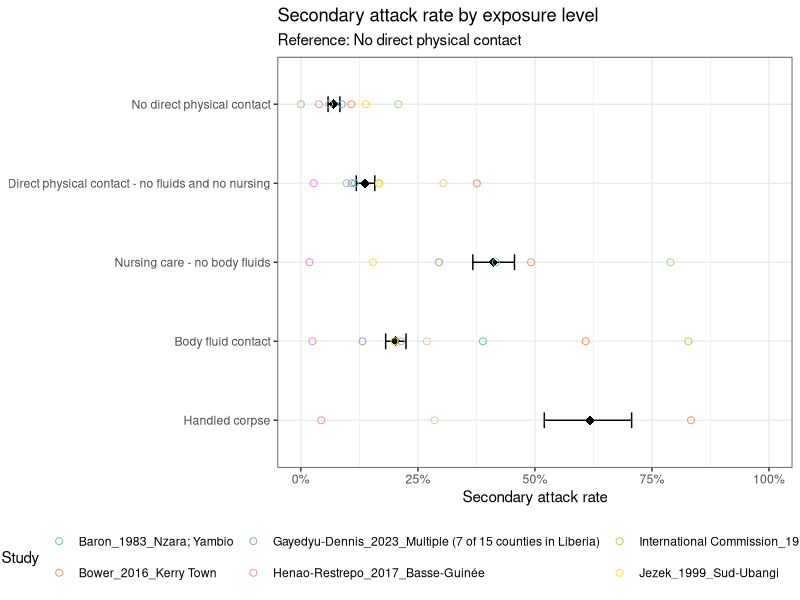
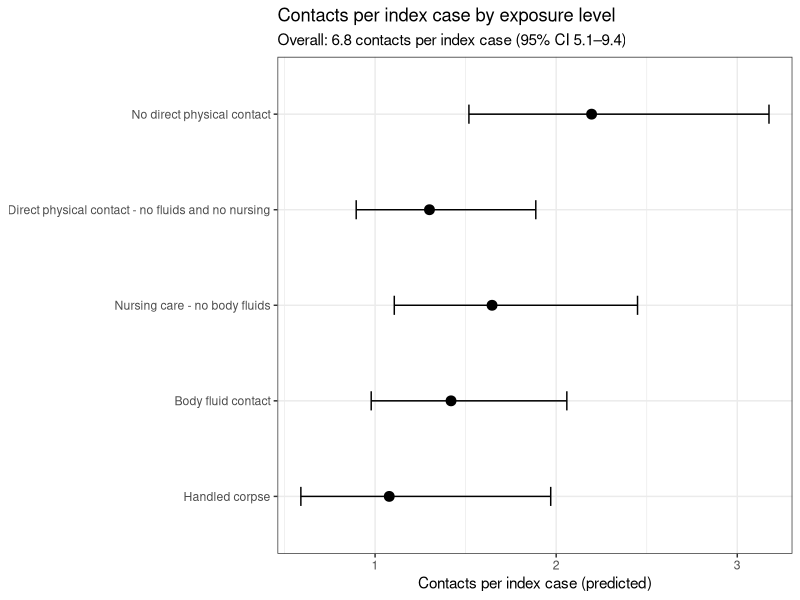
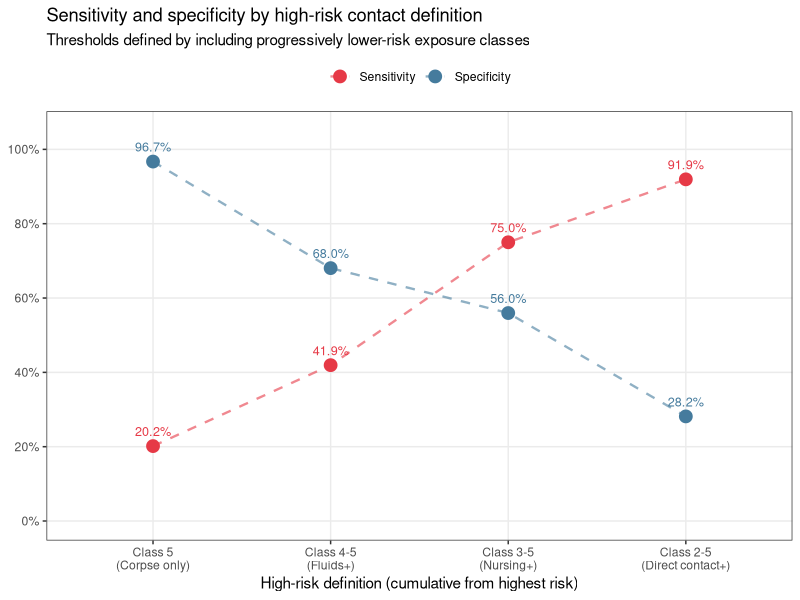
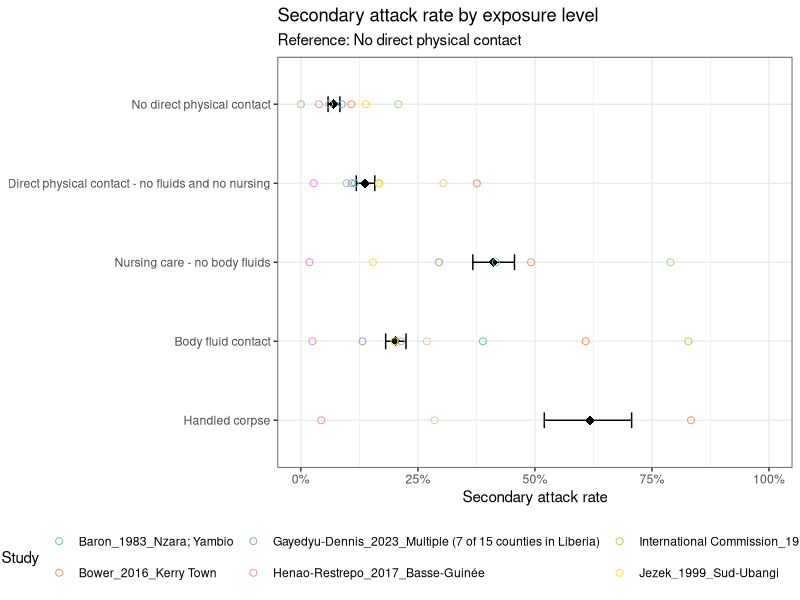
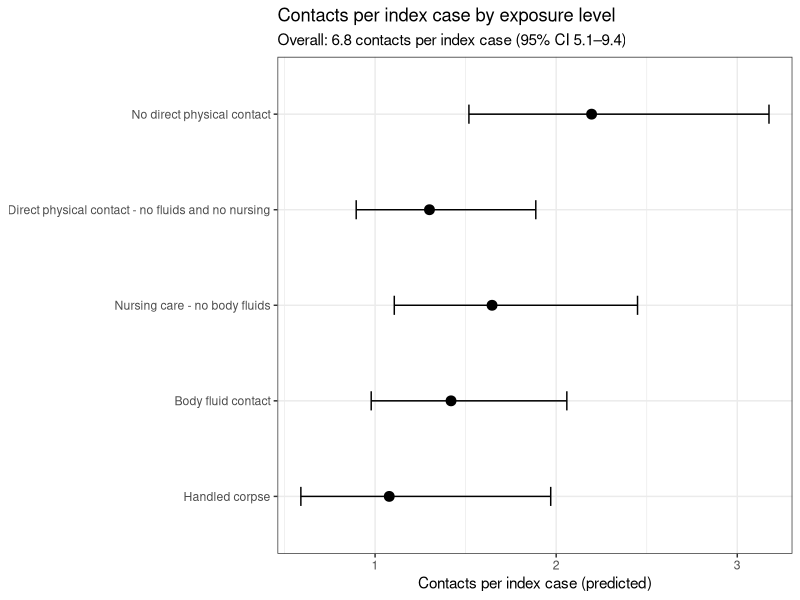
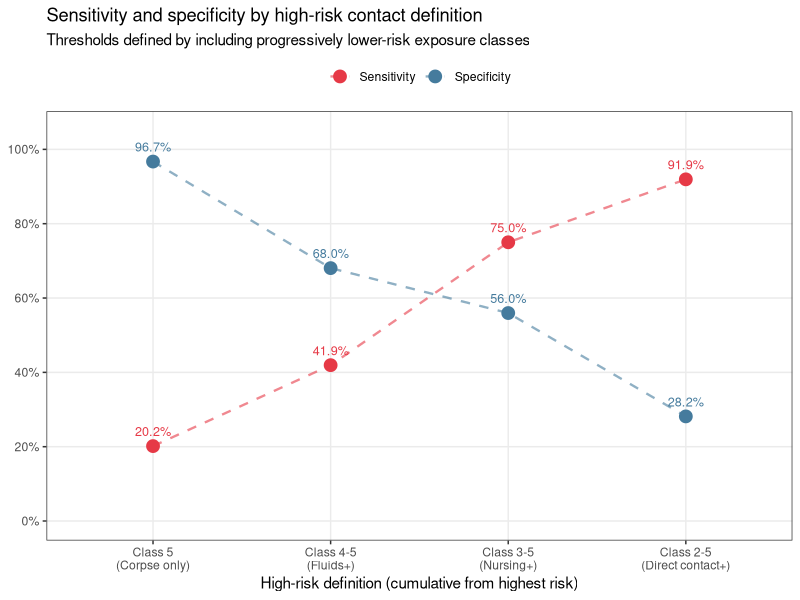

Write R code to recreate these figures, in order. (Note: this script raises an error after producing the figures.)
## ---- chunk 1
knitr::opts_chunk$set(
  echo    = TRUE,
  warning = FALSE,
  message = FALSE,
  fig.width  = 8,
  fig.height = 5
)
## ---- chunk 2
library(tidyverse)
library(readxl)
library(lme4)
library(broom.mixed)
## ---- chunk 3
canonical_levels <- c(
  "No direct physical contact",                         # Classes 0+1 — reference
  "Direct physical contact - no fluids and no nursing", # Class 2
  "Nursing care - no body fluids",                      # Class 3
  "Body fluid contact",                                 # Class 4
  "Handled corpse"                                      # Class 5
)

canonical_levels_sensitivity <- c(
  "No/minimal contact",
  "Indirect contact only",
  "Direct physical contact - no fluids and no nursing",
  "Nursing care - no body fluids",
  "Body fluid contact",
  "Handled corpse"
)

reference_level      <- canonical_levels[1]
non_reference_levels <- canonical_levels[-1]

tibble(
  Class     = c("Reference", paste("Class", 2:5)),
  Label     = canonical_levels,
  `Key criterion` = c(
    "No direct physical contact with index case",
    "Touched index case; no fluids, no nursing",
    "Actively cared for index case; no documented fluid exposure",
    "Documented exposure to blood or body fluids",
    "Participated in funeral preparation or burial"
  )
)
## ---- chunk 4
raw <- read_excel(here::here("data", "sar_extraction.xlsx"), sheet = "data_me")
mapping_raw <- read_excel(here::here("data", "sar_extraction.xlsx"), 
                          sheet = "exposure_mapping")

dat <- raw %>%
  mutate(
    numerator           = as.integer(numerator),
    denominator         = as.integer(denominator),
    num_index           = as.integer(num_index),
    year                = as.character(year),
    study_id            = paste(first_author, year_publication, location, sep = "_"),
    sar_observed        = numerator / denominator,
    uninfected_contacts = denominator - numerator
  ) %>%
  filter(
    !is.na(numerator),
    !is.na(denominator),
    denominator > 0,
    numerator <= denominator,
    include == TRUE
  )

dat %>%
  group_by(first_author, year_publication, location) %>%
  summarise(
    n_definitions = length(unique(definition_contact_me)),
    total_contacts = sum(denominator),
    total_cases    = sum(numerator),
    .groups = "drop"
  ) %>%
  rename(Author = first_author, Year = year_publication,
         Location = location, `Contact definitions` = n_definitions,
         `Total contacts` = total_contacts, `Total cases` = total_cases)
## ---- chunk 5
mapping_long <- mapping_raw %>%
  pivot_longer(
    cols      = starts_with("exposure"),
    names_to  = "exposurenum",
    values_to = "exposure"
  ) %>%
  dplyr::select(-exposurenum) %>%
  filter(!is.na(exposure)) %>%
  mutate(
    exposure = case_when(
      exposure %in% c("No/minimal contact", "Indirect contact only") ~
        "No direct physical contact",
      TRUE ~ exposure
    )
  )

mapping_table <- mapping_long %>%
  distinct(first_author, definition_contact_me, exposure, .keep_all = TRUE) %>%
  group_by(first_author, definition_contact_me) %>%
  mutate(
    n_canonical    = n(),
    is_combined    = n_canonical > 1,
    covered_levels = list(exposure)
  ) %>%
  ungroup()

# Validate
unrecognised <- mapping_table %>%
  filter(!exposure %in% canonical_levels) %>%
  distinct(exposure)

if (nrow(unrecognised) > 0) {
  stop("Unrecognised canonical levels: ", paste(unrecognised$exposure, collapse = ", "))
}

mapping_table %>%
  dplyr::select(first_author, definition_contact_me, exposure, is_combined) %>%
  rename(Author = first_author, `Raw definition` = definition_contact_me,
         `Canonical level` = exposure, Combined = is_combined)
## ---- chunk 6
dat_mapped <- dat %>%
  left_join(
    mapping_table %>%
      dplyr::select(first_author, definition_contact_me, exposure,
                    is_combined, n_canonical, covered_levels),
    by           = c("first_author", "definition_contact_me"),
    relationship = "many-to-many"
  )

unmapped <- dat_mapped %>%
  filter(is.na(exposure)) %>%
  distinct(first_author, definition_contact_me)

if (nrow(unmapped) > 0) {
  warning("Unmapped rows excluded: ",
          paste(unmapped$first_author, unmapped$definition_contact_me,
                sep = " | ", collapse = "; "))
  dat_mapped <- dat_mapped %>% filter(!is.na(exposure))
}
## ---- chunk 7
# Fully disaggregated studies
fully_disaggregated_studies <- dat_mapped %>%
  group_by(study_id) %>%
  summarise(any_combined = any(is_combined), .groups = "drop") %>%
  filter(!any_combined) %>%
  pull(study_id)

# Study-level proportions
study_level_props <- dat_mapped %>%
  filter(study_id %in% fully_disaggregated_studies) %>%
  group_by(study_id, exposure) %>%
  summarise(n_exposure = sum(denominator), .groups = "drop") %>%
  group_by(study_id) %>%
  mutate(
    total_n    = sum(n_exposure),
    study_prop = n_exposure / total_n,
    n_levels_observed = n()
  ) %>%
  ungroup()

# Global reference distribution
ref_distribution <- study_level_props %>%
  group_by(exposure) %>%
  summarise(
    ref_prop  = weighted.mean(study_prop, total_n),
    n_studies = n(),
    .groups   = "drop"
  ) %>%
  complete(exposure = canonical_levels, fill = list(ref_prop = 0, n_studies = 0)) %>%
  mutate(
    ref_prop = ref_prop / sum(ref_prop),
    exposure = factor(exposure, levels = canonical_levels)
  ) %>%
  arrange(exposure)

ref_distribution %>%
  rename(`Canonical level` = exposure,
         `Reference proportion` = ref_prop,
         `N studies contributing` = n_studies) %>%
  mutate(`Reference proportion` = scales::percent(`Reference proportion`, accuracy = 0.1))
## ---- chunk 8
dat_fractions <- dat_mapped %>%
  left_join(ref_distribution %>% dplyr::select(exposure, ref_prop), by = "exposure") %>%
  mutate(fraction_raw = if_else(!is_combined, 1, ref_prop)) %>%
  group_by(study_id, definition_contact_me) %>%
  mutate(
    fraction_sum     = sum(fraction_raw),
    fraction_contact = if_else(fraction_sum > 0, fraction_raw / fraction_sum, 1 / n())
  ) %>%
  ungroup() %>%
  mutate(
    numerator_adj           = numerator   * fraction_contact,
    denominator_adj         = denominator * fraction_contact,
    uninfected_contacts_adj = denominator_adj - numerator_adj
  )

# Fraction check
fraction_check <- dat_fractions %>%
  group_by(study_id, definition_contact_me) %>%
  summarise(fraction_sum = sum(fraction_contact), .groups = "drop") %>%
  filter(abs(fraction_sum - 1) > 1e-6)

if (nrow(fraction_check) == 0) {
  cat("Fraction check passed: all fractions sum to 1 within study x definition.")
}
## ---- chunk 9
model_data <- dat_fractions %>%
  group_by(study_id, exposure) %>%
  summarise(
    numerator_adj           = round(sum(numerator_adj), digits = 0),
    denominator_adj         = round(sum(denominator_adj), digits = 0),
    uninfected_contacts_adj = round(sum(uninfected_contacts_adj), digits = 0),
    num_index               = first(num_index),
    .groups                 = "drop") %>%
  mutate(exposure  = factor(exposure, levels = canonical_levels),
    exposure  = relevel(exposure, ref = reference_level)) %>%
  filter(denominator_adj > 0)

# Wide design matrix for inspection
design_matrix_wide <- dat_fractions %>%
  group_by(study_id, exposure) %>%
  summarise(
    numerator_adj           = round(sum(numerator_adj), digits = 0),
    denominator_adj         = round(sum(denominator_adj), digits = 0),
    uninfected_contacts_adj = round(sum(uninfected_contacts_adj), digits = 0),
    fraction_contact        = min(sum(fraction_contact), 1),
    .groups = "drop"
  ) %>%
  pivot_wider(
    names_from  = exposure,
    values_from = fraction_contact,
    values_fill = 0,
    id_cols     = c(study_id, numerator_adj, denominator_adj, uninfected_contacts_adj)
  ) %>%
  dplyr::select(-any_of(reference_level)) %>%
  dplyr::select(study_id, numerator_adj, denominator_adj,
                uninfected_contacts_adj, any_of(non_reference_levels))

design_matrix_wide
## ---- chunk 10
fit_fixed <- glm(
  cbind(numerator_adj, uninfected_contacts_adj) ~ exposure,
  data   = model_data,
  family = binomial(link = "logit")
)

or_fixed <- broom::tidy(fit_fixed, exponentiate = TRUE, conf.int = TRUE) %>%
  rename(odds_ratio = estimate, ci_lower = conf.low, ci_upper = conf.high) %>%
  mutate(
    term      = str_remove(term, "^exposure"),
    across(c(odds_ratio, ci_lower, ci_upper), ~ round(.x, 2)),
    p.value   = scales::pvalue(p.value)
  )

or_fixed %>%
  rename(Term = term, `Odds ratio` = odds_ratio,
         `CI lower` = ci_lower, `CI upper` = ci_upper,
         `p value` = p.value) %>%
  dplyr::select(Term, `Odds ratio`, `CI lower`, `CI upper`, `p value`)
## ---- chunk 11
pred_grid <- tibble(
  exposure          = factor(canonical_levels, levels = canonical_levels)
)

pred_link <- predict(fit_fixed, newdata = pred_grid, type = "link", se.fit = TRUE)

pred_grid <- pred_grid %>%
  mutate(
    predicted_sar = plogis(pred_link$fit),
    ci_lower      = plogis(pred_link$fit - 1.96 * pred_link$se.fit),
    ci_upper      = plogis(pred_link$fit + 1.96 * pred_link$se.fit)
  )

pred_grid %>%
  mutate(across(c(predicted_sar, ci_lower, ci_upper), ~ scales::percent(.x, accuracy = 0.1))) %>%
  rename(`Exposure level` = exposure, `Predicted SAR` = predicted_sar,
         `CI lower` = ci_lower, `CI upper` = ci_upper)
## ---- chunk 12
ggplot() +
  geom_errorbar(data  = pred_grid,
    aes(x = fct_rev(exposure), ymin = ci_lower, ymax = ci_upper),
    width = 0.2) +
  geom_point(data  = pred_grid,
    aes(x = fct_rev(exposure), y = predicted_sar),
    size  = 3, shape = 18) +
  geom_point(data  = model_data,
    aes(x = fct_rev(exposure), y = numerator_adj / denominator_adj, col = study_id),
    size  = 2, shape = 1) +
  scale_y_continuous(labels = scales::percent_format(), limits = c(0, 1)) +
  scale_colour_brewer(palette = "Set2") +
  coord_flip() +
  labs(title    = "Secondary attack rate by exposure level",
    subtitle = paste("Reference:", reference_level),
    x        = NULL,
    y        = "Secondary attack rate",
    col      = "Study") +
  theme_bw() +
  theme(legend.position = "bottom", legend.direction = "horizontal")
ggsave(here::here("plots", "sar_by_exposure.png"), 
                  dpi = 500, width = 30, height = 20, units = "cm")
## ---- chunk 13
contact_data <- dat_mapped %>%
  group_by(study_id, exposure) %>%
  summarise(
    n_contacts = sum(denominator),
    num_index  = first(num_index),
    .groups    = "drop"
  ) %>%
  filter(!is.na(num_index), num_index > 0) %>%
  mutate(
    exposure  = factor(exposure, levels = canonical_levels),
    exposure  = relevel(exposure, ref = reference_level),
    log_index = log(num_index)
  )

contact_data_overall <- contact_data %>%
  group_by(study_id, num_index, log_index) %>%
  summarise(n_contacts = sum(n_contacts), .groups = "drop")

fit_nb_overall <- MASS::glm.nb(
  n_contacts ~ offset(log_index),
  data = contact_data_overall
)

nb_overall_tidy <- broom::tidy(fit_nb_overall, conf.int = TRUE, exponentiate = TRUE)

overall_rate <- tibble(
  estimate = nb_overall_tidy$estimate[nb_overall_tidy$term == "(Intercept)"],
  ci_lower = nb_overall_tidy$conf.low[nb_overall_tidy$term == "(Intercept)"],
  ci_upper = nb_overall_tidy$conf.high[nb_overall_tidy$term == "(Intercept)"],
  theta    = fit_nb_overall$theta
)

cat(sprintf(
  "Estimated contacts per index case: %.1f (95%% CI %.1f-%.1f)\nDispersion parameter (theta): %.2f",
  overall_rate$estimate, overall_rate$ci_lower, overall_rate$ci_upper, overall_rate$theta
))
## ---- chunk 14
fit_nb_exposure <- MASS::glm.nb(
  n_contacts ~ exposure + offset(log_index),
  data = contact_data
)

pred_contacts <- tibble(
  exposure  = factor(canonical_levels, levels = canonical_levels),
  log_index = 0 # i.e. per index case
)

pred_link_contacts <- predict(fit_nb_exposure, newdata = pred_contacts,
                               type = "link", se.fit = TRUE)

pred_contacts <- pred_contacts %>%
  mutate(
    contacts_per_index = exp(pred_link_contacts$fit),
    ci_lower           = exp(pred_link_contacts$fit - 1.96 * pred_link_contacts$se.fit),
    ci_upper           = exp(pred_link_contacts$fit + 1.96 * pred_link_contacts$se.fit)
  )

pred_contacts %>%
  mutate(across(c(contacts_per_index, ci_lower, ci_upper), ~ round(.x, 1))) %>%
  rename(`Exposure level` = exposure, `Contacts per index case` = contacts_per_index,
         `CI lower` = ci_lower, `CI upper` = ci_upper)
## ---- chunk 15
pred_contacts %>%
  mutate(exposure = fct_rev(factor(exposure, levels = canonical_levels))) %>%
  ggplot(aes(x = exposure, y = contacts_per_index)) +
  geom_errorbar(aes(ymin = ci_lower, ymax = ci_upper), width = 0.2) +
  geom_point(size = 3) +
  coord_flip() +
  labs(
    title    = "Contacts per index case by exposure level",
    subtitle = sprintf("Overall: %.1f contacts per index case (95%% CI %.1f\u2013%.1f)",
                       overall_rate$estimate, overall_rate$ci_lower, overall_rate$ci_upper),
    x = NULL,
    y = "Contacts per index case (predicted)"
  ) +
  theme_bw()
ggsave(here::here("plots", "contacts_by_exposure.png"), 
                  dpi = 500, width = 30, height = 20, units = "cm")
## ---- chunk 16
set.seed(42)
n_index <- 100

exposure_props <- ref_distribution %>%
  arrange(factor(exposure, levels = canonical_levels)) %>%
  pull(ref_prop)
names(exposure_props) <- canonical_levels

sar_by_exposure <- pred_grid %>%
  arrange(factor(exposure, levels = canonical_levels)) %>%
  pull(predicted_sar)
names(sar_by_exposure) <- canonical_levels

line_list <- map_dfr(1:n_index, function(i) {
  total_contacts <- rnbinom(n = 1, mu = overall_rate$estimate, size = overall_rate$theta)

  if (total_contacts == 0) {
    return(tibble(
      index_case              = sprintf("%03d", i),
      total_contacts          = 0L,
      exposure                = canonical_levels,
      total_contacts_exposure = 0L,
      infected_contacts       = 0L,
      uninfected_contacts     = 0L
    ))
  }

  contacts_per_exposure <- as.integer(
    rmultinom(n = 1, size = total_contacts, prob = exposure_props)
  )
  names(contacts_per_exposure) <- canonical_levels

  infected_per_exposure <- map_int(canonical_levels, function(lvl) {
    n   <- contacts_per_exposure[lvl]
    sar <- sar_by_exposure[lvl]
    if (n == 0) return(0L)
    rbinom(n = 1, size = n, prob = sar)
  })
  names(infected_per_exposure) <- canonical_levels

  tibble(
    index_case              = sprintf("%03d", i),
    total_contacts          = total_contacts,
    exposure                = canonical_levels,
    total_contacts_exposure = as.integer(contacts_per_exposure),
    infected_contacts       = as.integer(infected_per_exposure),
    uninfected_contacts     = as.integer(contacts_per_exposure - infected_per_exposure)
  )
}) %>%
  mutate(exposure = factor(exposure, levels = rev(canonical_levels))) %>%
  arrange(index_case, exposure) %>%
  mutate(exposure = as.character(exposure))

cat(sprintf("Total contacts simulated: %d\n", sum(line_list$total_contacts_exposure)))
cat(sprintf("Total infected: %d\n", sum(line_list$infected_contacts)))
cat(sprintf("Overall simulated SAR: %.3f\n",
            sum(line_list$infected_contacts) / sum(line_list$total_contacts_exposure)))
## ---- chunk 17
line_list %>%
  filter(total_contacts_exposure > 0) %>%
  head(20) %>%
  rename(`Index case` = index_case, `Total contacts` = total_contacts,
         Exposure = exposure, `Contacts (exposure)` = total_contacts_exposure,
         `Infected` = infected_contacts, `Uninfected` = uninfected_contacts)
## ---- chunk 18
line_list %>%
  group_by(exposure) %>%
  summarise(
    total_contacts = sum(total_contacts_exposure),
    total_infected = sum(infected_contacts),
    simulated_sar  = scales::percent(total_infected / total_contacts, accuracy = 0.1),
    .groups        = "drop"
  ) %>%
  rename(Exposure = exposure, `Total contacts` = total_contacts,
         `Infected` = total_infected, `Simulated SAR` = simulated_sar)
## ---- chunk 19
summary_stats <- function(high_risk_def) {
  summary_table <- line_list %>%
    mutate(contact_class = if_else(exposure %in% high_risk_def,
                                   "high_risk", "non_high_risk")) %>%
    group_by(contact_class) %>%
    summarise(
      cases          = sum(infected_contacts),
      uninfected     = sum(uninfected_contacts),
      total_contacts = sum(total_contacts_exposure)
    ) %>%
    bind_rows(
      summarise(., across(where(is.numeric), sum, na.rm = TRUE),
                across(where(is.character), ~ "total"))
    )

  sar         <- summary_table$cases[summary_table$contact_class == "high_risk"] /
                 summary_table$total_contacts[summary_table$contact_class == "high_risk"]
  sensitivity <- summary_table$cases[summary_table$contact_class == "high_risk"] /
                 summary_table$cases[summary_table$contact_class == "total"]
  specificity <- summary_table$uninfected[summary_table$contact_class == "non_high_risk"] /
                 summary_table$uninfected[summary_table$contact_class == "total"]
  missed_cases <- summary_table$cases[summary_table$contact_class == "non_high_risk"]
  prop_missed  <- missed_cases / summary_table$cases[summary_table$contact_class == "total"]

  list(
    summary_table = summary_table,
    diagnostics   = data.frame(sar, sensitivity, specificity, missed_cases, prop_missed)
  )
}

threshold_definitions <- list(
  "Class 5: Handled corpse only"                  = canonical_levels[5],
  "Class 4-5: Body fluid contact and above"       = canonical_levels[4:5],
  "Class 3-5: Nursing care and above"             = canonical_levels[3:5],
  "Class 2-5: Direct physical contact and above"  = canonical_levels[2:5]
)

results <- imap(threshold_definitions, function(high_risk_def, def_name) {
  res <- summary_stats(high_risk_def)
  list(
    definition  = def_name,
    high_risk   = paste(high_risk_def, collapse = "; "),
    summary     = res$summary_table     %>% mutate(definition = def_name, .before = 1),
    diagnostics = res$diagnostics %>% mutate(definition = def_name, .before = 1)
  )
})

all_summaries  <- map_dfr(results, "summary")
all_diagnostics <- map_dfr(results, "diagnostics")

diagnostics_wide <- all_diagnostics %>%
  mutate(across(c(sar, sensitivity, specificity, prop_missed), ~ round(.x, 3))) %>%
  dplyr::select(definition, sar, sensitivity, specificity, missed_cases, prop_missed)
## ---- chunk 20
diagnostics_wide %>%
  mutate(
    sar         = scales::percent(sar,         accuracy = 0.1),
    sensitivity = scales::percent(sensitivity, accuracy = 0.1),
    specificity = scales::percent(specificity, accuracy = 0.1),
    prop_missed = scales::percent(prop_missed, accuracy = 0.1)
  ) %>%
  rename(
    Definition       = definition,
    `SAR (high-risk)`= sar,
    Sensitivity      = sensitivity,
    Specificity      = specificity,
    `Missed cases`   = missed_cases,
    `Proportion missed` = prop_missed
  )
## ---- chunk 21
all_diagnostics %>%
  dplyr::select(definition, sensitivity, specificity) %>%
  pivot_longer(
    cols      = c(sensitivity, specificity),
    names_to  = "metric",
    values_to = "value"
  ) %>%
  mutate(
    definition = factor(definition,
      levels = names(threshold_definitions),
      labels = c(
        "Class 5\n(Corpse only)",
        "Class 4-5\n(Fluids+)",
        "Class 3-5\n(Nursing+)",
        "Class 2-5\n(Direct contact+)"
      )
    ),
    metric = factor(metric,
      levels = c("sensitivity", "specificity"),
      labels = c("Sensitivity", "Specificity")
    )
  ) %>%
  ggplot(aes(x = definition, y = value, colour = metric, group = metric)) +
  geom_line(linewidth = 0.8, linetype = "dashed", alpha = 0.6) +
  geom_point(size = 4) +
  geom_text(
    aes(label = scales::percent(value, accuracy = 0.1)),
    vjust = -1, size = 3.2, show.legend = FALSE
  ) +
  scale_y_continuous(
    labels = scales::percent_format(),
    limits = c(0, 1.05),
    breaks = seq(0, 1, 0.2)
  ) +
  scale_colour_manual(values = c("Sensitivity" = "#E63946", "Specificity" = "#457B9D")) +
  labs(
    title    = "Sensitivity and specificity by high-risk contact definition",
    subtitle = "Thresholds defined by including progressively lower-risk exposure classes",
    x        = "High-risk definition (cumulative from highest risk)",
    y        = NULL,
    colour   = NULL
  ) +
  theme_bw() +
  theme(
    legend.position  = "top",
    panel.grid.minor = element_blank()
  )
ggsave(here::here("plots", "contact_definition_diagnostics.png"), 
                  dpi = 500, width = 30, height = 20, units = "cm")
## ---- chunk 22
write_csv(all_summaries, here::here("output", "contact_risk_summary_tables.csv"))
write_csv(all_diagnostics, here::here("output", "contact_risk_diagnostics_long.csv"))
write_csv(diagnostics_wide, here::here("output", "contact_risk_diagnostics_wide.csv"))
write_csv(line_list, here::here("output", "contact_linelist_simulation.csv"))

## ---- chunk 23
sessionInfo()
